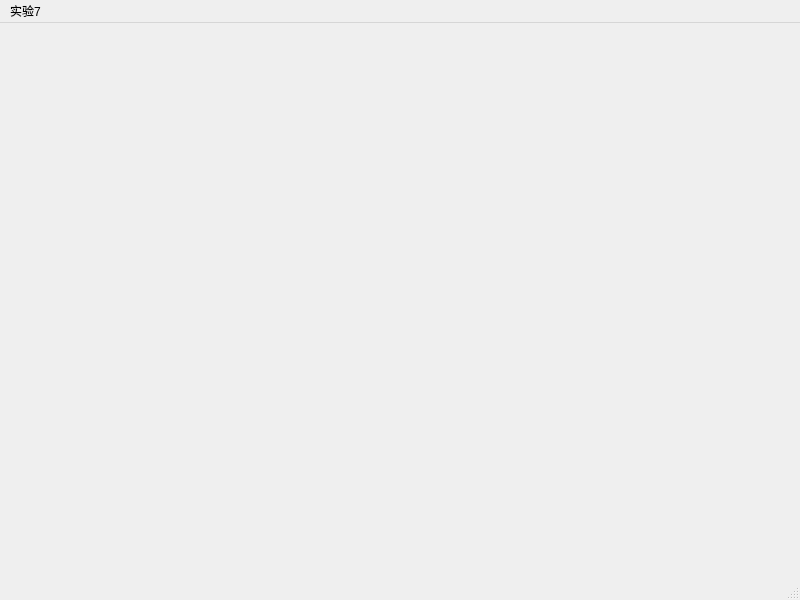
<?xml version="1.0" encoding="UTF-8"?>
<ui version="4.0">
 <class>MainWindow</class>
 <widget class="QMainWindow" name="MainWindow">
  <property name="geometry">
   <rect>
    <x>0</x>
    <y>0</y>
    <width>800</width>
    <height>600</height>
   </rect>
  </property>
  <property name="windowTitle">
   <string>实验7</string>
  </property>
  <widget class="QWidget" name="centralwidget"/>
  <widget class="QMenuBar" name="menubar">
   <property name="geometry">
    <rect>
     <x>0</x>
     <y>0</y>
     <width>800</width>
     <height>36</height>
    </rect>
   </property>
   <widget class="QMenu" name="menu_7">
    <property name="title">
     <string>实验7</string>
    </property>
    <addaction name="CNY_USD"/>
    <addaction name="separator"/>
    <addaction name="fact"/>
    <addaction name="separator"/>
    <addaction name="caipiao"/>
    <addaction name="separator"/>
    <addaction name="Logout"/>
   </widget>
   <addaction name="menu_7"/>
  </widget>
  <widget class="QStatusBar" name="statusbar"/>
  <action name="CNY_USD">
   <property name="text">
    <string>货币转换</string>
   </property>
  </action>
  <action name="fact">
   <property name="text">
    <string>因式分解</string>
   </property>
  </action>
  <action name="caipiao">
   <property name="text">
    <string>彩票</string>
   </property>
  </action>
  <action name="Logout">
   <property name="text">
    <string>装饰器日志</string>
   </property>
  </action>
 </widget>
 <resources/>
 <connections/>
</ui>
